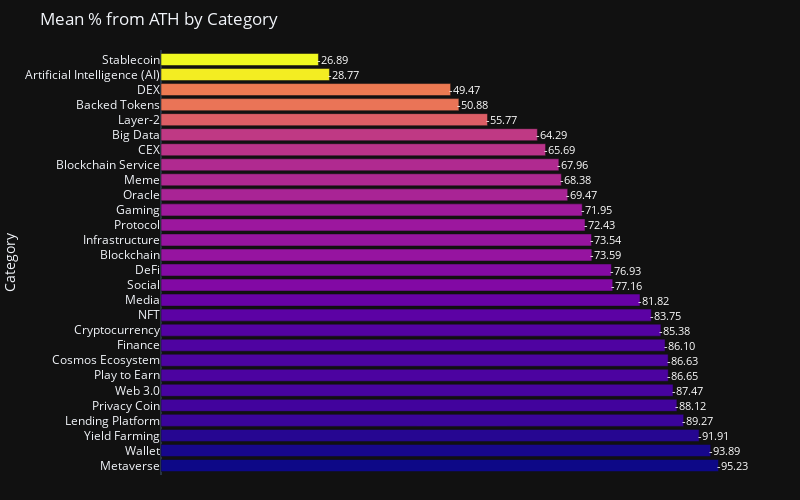

This figure's notebook cell:
### Code cell
fig = px.bar(drop_cat, 
             x='mean', 
             y=drop_cat.index, 
             color='mean', 
             title='Mean % from ATH by Category', 
             labels={'Mean': '% from ATH', 'index': 'Category'})

for i in range(len(drop_cat)):
    fig.add_annotation(x=drop_cat['mean'][i], y=drop_cat.index[i], 
                       text=f'{drop_cat["mean"][i]:.2f}', 
                       showarrow=False, 
                       font=dict(size=11, color='white'),
                       xshift=14)

fig.update_xaxes(showgrid=False, showticklabels=False, title='')
fig.update_yaxes(categoryorder='total ascending')
fig.update_xaxes(autorange='reversed')
fig.update_layout(autosize=False, width=800, height=500, 
                  margin=dict(l=0, r=50, t=50, b=0),
                  coloraxis_showscale=False)
fig.show()

### Figure 1 — Plotly figure (JSON) as saved in the notebook; plotly's stock layout.template omitted (floating-point values rounded to 4 significant figures)
{"data": [{"alignmentgroup": "True", "hovertemplate": "mean=%{marker.color}<br>Category=%{y}<extra></extra>", "legendgroup": "", "marker": {"color": [-28.77, -26.89, -50.88, -49.47, -55.77, -65.69, -64.29, -68.38, -67.96, -69.47, -72.43, -73.59, -71.95, -85.38, -73.54, -77.16, -86.1, -86.63, -87.47, -81.82, -88.12, -89.27, -76.93, -93.89, -86.65, -83.75, -95.23, -91.91], "coloraxis": "coloraxis", "pattern": {"shape": ""}}, "name": "", "offsetgroup": "", "orientation": "h", "showlegend": false, "textposition": "auto", "type": "bar", "x": [-28.77, -26.89, -50.88, -49.47, -55.77, -65.69, -64.29, -68.38, -67.96, -69.47, -72.43, -73.59, -71.95, -85.38, -73.54, -77.16, -86.1, -86.63, -87.47, -81.82, -88.12, -89.27, -76.93, -93.89, -86.65, -83.75, -95.23, -91.91], "xaxis": "x", "y": ["Artificial Intelligence (AI)", "Stablecoin", "Backed Tokens", "DEX", "Layer-2", "CEX", "Big Data", "Meme", "Blockchain Service", "Oracle", "Protocol", "Blockchain", "Gaming", "Cryptocurrency", "Infrastructure", "Social", "Finance", "Cosmos Ecosystem", "Web 3.0", "Media", "Privacy Coin", "Lending Platform", "DeFi", "Wallet", "Play to Earn", "NFT", "Metaverse", "Yield Farming"], "yaxis": "y"}], "layout": {"annotations": [{"font": {"color": "white", "size": 11}, "showarrow": false, "text": "-28.77", "x": -28.77, "xshift": 14, "y": "Artificial Intelligence (AI)"}, {"font": {"color": "white", "size": 11}, "showarrow": false, "text": "-26.89", "x": -26.89, "xshift": 14, "y": "Stablecoin"}, {"font": {"color": "white", "size": 11}, "showarrow": false, "text": "-50.88", "x": -50.88, "xshift": 14, "y": "Backed Tokens"}, {"font": {"color": "white", "size": 11}, "showarrow": false, "text": "-49.47", "x": -49.47, "xshift": 14, "y": "DEX"}, {"font": {"color": "white", "size": 11}, "showarrow": false, "text": "-55.77", "x": -55.77, "xshift": 14, "y": "Layer-2"}, {"font": {"color": "white", "size": 11}, "showarrow": false, "text": "-65.69", "x": -65.69, "xshift": 14, "y": "CEX"}, {"font": {"color": "white", "size": 11}, "showarrow": false, "text": "-64.29", "x": -64.29, "xshift": 14, "y": "Big Data"}, {"font": {"color": "white", "size": 11}, "showarrow": false, "text": "-68.38", "x": -68.38, "xshift": 14, "y": "Meme"}, {"font": {"color": "white", "size": 11}, "showarrow": false, "text": "-67.96", "x": -67.96, "xshift": 14, "y": "Blockchain Service"}, {"font": {"color": "white", "size": 11}, "showarrow": false, "text": "-69.47", "x": -69.47, "xshift": 14, "y": "Oracle"}, {"font": {"color": "white", "size": 11}, "showarrow": false, "text": "-72.43", "x": -72.43, "xshift": 14, "y": "Protocol"}, {"font": {"color": "white", "size": 11}, "showarrow": false, "text": "-73.59", "x": -73.59, "xshift": 14, "y": "Blockchain"}, {"font": {"color": "white", "size": 11}, "showarrow": false, "text": "-71.95", "x": -71.95, "xshift": 14, "y": "Gaming"}, {"font": {"color": "white", "size": 11}, "showarrow": false, "text": "-85.38", "x": -85.38, "xshift": 14, "y": "Cryptocurrency"}, {"font": {"color": "white", "size": 11}, "showarrow": false, "text": "-73.54", "x": -73.54, "xshift": 14, "y": "Infrastructure"}, {"font": {"color": "white", "size": 11}, "showarrow": false, "text": "-77.16", "x": -77.16, "xshift": 14, "y": "Social"}, {"font": {"color": "white", "size": 11}, "showarrow": false, "text": "-86.10", "x": -86.1, "xshift": 14, "y": "Finance"}, {"font": {"color": "white", "size": 11}, "showarrow": false, "text": "-86.63", "x": -86.63, "xshift": 14, "y": "Cosmos Ecosystem"}, {"font": {"color": "white", "size": 11}, "showarrow": false, "text": "-87.47", "x": -87.47, "xshift": 14, "y": "Web 3.0"}, {"font": {"color": "white", "size": 11}, "showarrow": false, "text": "-81.82", "x": -81.82, "xshift": 14, "y": "Media"}, {"font": {"color": "white", "size": 11}, "showarrow": false, "text": "-88.12", "x": -88.12, "xshift": 14, "y": "Privacy Coin"}, {"font": {"color": "white", "size": 11}, "showarrow": false, "text": "-89.27", "x": -89.27, "xshift": 14, "y": "Lending Platform"}, {"font": {"color": "white", "size": 11}, "showarrow": false, "text": "-76.93", "x": -76.93, "xshift": 14, "y": "DeFi"}, {"font": {"color": "white", "size": 11}, "showarrow": false, "text": "-93.89", "x": -93.89, "xshift": 14, "y": "Wallet"}, {"font": {"color": "white", "size": 11}, "showarrow": false, "text": "-86.65", "x": -86.65, "xshift": 14, "y": "Play to Earn"}, {"font": {"color": "white", "size": 11}, "showarrow": false, "text": "-83.75", "x": -83.75, "xshift": 14, "y": "NFT"}, {"font": {"color": "white", "size": 11}, "showarrow": false, "text": "-95.23", "x": -95.23, "xshift": 14, "y": "Metaverse"}, {"font": {"color": "white", "size": 11}, "showarrow": false, "text": "-91.91", "x": -91.91, "xshift": 14, "y": "Yield Farming"}], "autosize": false, "barmode": "relative", "coloraxis": {"colorbar": {"title": {"text": "mean"}}, "colorscale": [[0, "#0d0887"], [0.1111, "#46039f"], [0.2222, "#7201a8"], [0.3333, "#9c179e"], [0.4444, "#bd3786"], [0.5556, "#d8576b"], [0.6667, "#ed7953"], [0.7778, "#fb9f3a"], [0.8889, "#fdca26"], [1, "#f0f921"]], "showscale": false}, "height": 500, "legend": {"tracegroupgap": 0}, "margin": {"b": 0, "l": 0, "r": 50, "t": 50}, "title": {"text": "Mean % from ATH by Category"}, "width": 800, "xaxis": {"anchor": "y", "autorange": "reversed", "domain": [0, 1], "showgrid": false, "showticklabels": false, "title": {"text": ""}}, "yaxis": {"anchor": "x", "categoryorder": "total ascending", "domain": [0, 1], "title": {"text": "Category"}}}}
